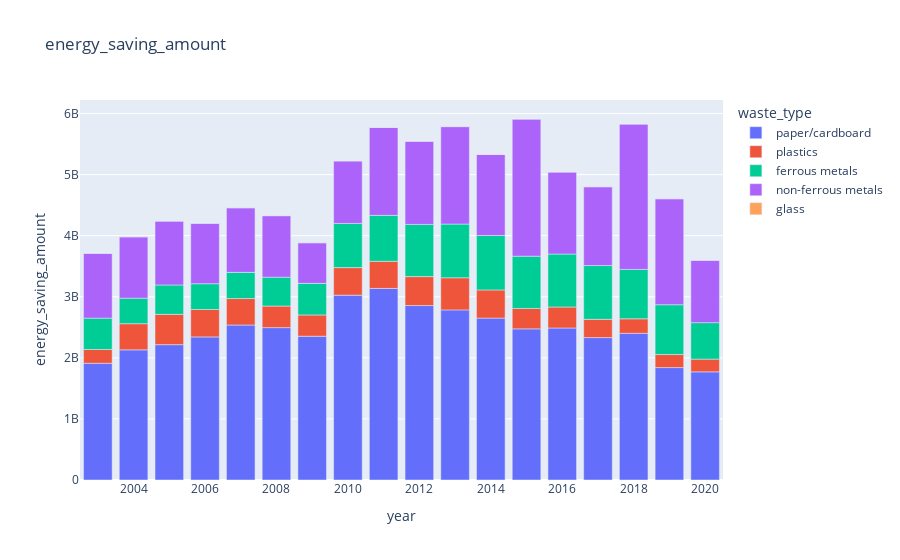

Notebook code for this chart:
### Markdown cell above
4) The time series trend of 'energy_saving_amount' and 'oil_saving_amount' by 'waste_type'.

### Code cell
fig = px.bar(df_energy_save, x="year", y="energy_saving_amount", color="waste_type", title="energy_saving_amount")
fig.show()

### Figure 1 — Plotly figure (JSON) as saved in the notebook; plotly's stock layout.template omitted (floating-point values rounded to 4 significant figures)
{"data": [{"alignmentgroup": "True", "hovertemplate": "waste_type=paper/cardboard<br>year=%{x}<br>energy_saving_amount=%{y}<extra></extra>", "legendgroup": "paper/cardboard", "marker": {"color": "#636efa", "pattern": {"shape": ""}}, "name": "paper/cardboard", "offsetgroup": "paper/cardboard", "orientation": "v", "showlegend": true, "textposition": "auto", "type": "bar", "x": [2016, 2015, 2014, 2013, 2012, 2011, 2010, 2009, 2008, 2007, 2006, 2005, 2004, 2003, 2017, 2018, 2019, 2020], "xaxis": "x", "y": [2489110000, 2475170000, 2650650000, 2785540000, 2856470000, 3136500000, 3026620000, 2354220000, 2495260000, 2537900000, 2342740000, 2216050000, 2131590000, 1911420000, 2332080000, 2402600000, 1840900000, 1771200000], "yaxis": "y"}, {"alignmentgroup": "True", "hovertemplate": "waste_type=plastics<br>year=%{x}<br>energy_saving_amount=%{y}<extra></extra>", "legendgroup": "plastics", "marker": {"color": "#EF553B", "pattern": {"shape": ""}}, "name": "plastics", "offsetgroup": "plastics", "orientation": "v", "showlegend": true, "textposition": "auto", "type": "bar", "x": [2016, 2015, 2014, 2013, 2012, 2011, 2010, 2009, 2008, 2007, 2006, 2005, 2004, 2003, 2017, 2018, 2019, 2020], "xaxis": "x", "y": [343553000, 333737200, 461920000, 526011400, 474045400, 444598000, 450949400, 348172200, 353368800, 433050000, 449217200, 496564000, 427853400, 225763400, 299093200, 236734000, 213638000, 207864000], "yaxis": "y"}, {"alignmentgroup": "True", "hovertemplate": "waste_type=ferrous metals<br>year=%{x}<br>energy_saving_amount=%{y}<extra></extra>", "legendgroup": "ferrous metals", "marker": {"color": "#00cc96", "pattern": {"shape": ""}}, "name": "ferrous metals", "offsetgroup": "ferrous metals", "orientation": "v", "showlegend": true, "textposition": "auto", "type": "bar", "x": [2016, 2015, 2014, 2013, 2012, 2011, 2010, 2009, 2008, 2007, 2006, 2005, 2004, 2003, 2017, 2018, 2019, 2020], "xaxis": "x", "y": [867663000, 855978600, 891673800, 879026400, 854630400, 752167200, 723855000, 517580400, 471870000, 428856000, 422050800, 480922200, 417235800, 512958000, 880182000, 808920000, 815340000, 597060000], "yaxis": "y"}, {"alignmentgroup": "True", "hovertemplate": "waste_type=non-ferrous metals<br>year=%{x}<br>energy_saving_amount=%{y}<extra></extra>", "legendgroup": "non-ferrous metals", "marker": {"color": "#ab63fa", "pattern": {"shape": ""}}, "name": "non-ferrous metals", "offsetgroup": "non-ferrous metals", "orientation": "v", "showlegend": true, "textposition": "auto", "type": "bar", "x": [2016, 2015, 2014, 2013, 2012, 2011, 2010, 2009, 2008, 2007, 2006, 2005, 2004, 2003, 2017, 2018, 2019, 2020], "xaxis": "x", "y": [1342600000, 2245600000, 1325800000, 1596000000, 1362200000, 1439200000, 1023400000, 665000000, 1008000000, 1058400000, 989800000, 1045800000, 1005200000, 1061200000, 1290800000, 2380000000, 1736000000, 1022000000], "yaxis": "y"}, {"alignmentgroup": "True", "hovertemplate": "waste_type=glass<br>year=%{x}<br>energy_saving_amount=%{y}<extra></extra>", "legendgroup": "glass", "marker": {"color": "#FFA15A", "pattern": {"shape": ""}}, "name": "glass", "offsetgroup": "glass", "orientation": "v", "showlegend": true, "textposition": "auto", "type": "bar", "x": [2016, 2015, 2014, 2013, 2012, 2011, 2010, 2009, 2008, 2007, 2006, 2005, 2004, 2003, 2017, 2018, 2019, 2020], "xaxis": "x", "y": [617400, 613200, 659400, 613200, 819000, 898800, 806400, 655200, 420000, 243600, 268800, 159600, 205800, 260400, 520800, 504000, 462000, 294000], "yaxis": "y"}], "layout": {"barmode": "relative", "legend": {"title": {"text": "waste_type"}, "tracegroupgap": 0}, "title": {"text": "energy_saving_amount"}, "xaxis": {"anchor": "y", "domain": [0, 1], "title": {"text": "year"}}, "yaxis": {"anchor": "x", "domain": [0, 1], "title": {"text": "energy_saving_amount"}}}}
